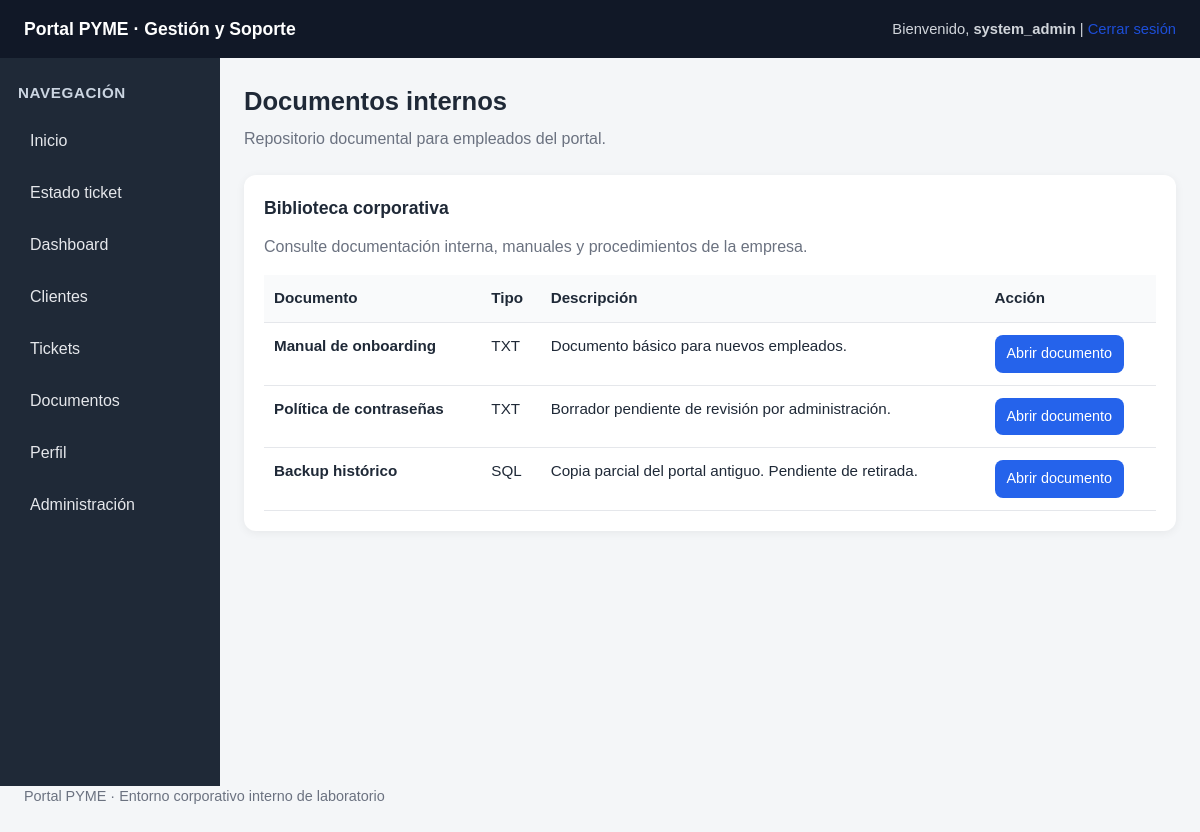
The app's page /app/portal_pyme/documentos.php (signed in) with its own data.
### tables this page shows
CREATE TABLE `documentos` (
  `id` int NOT NULL AUTO_INCREMENT,
  `nombre` varchar(160) NOT NULL,
  `tipo` varchar(40) NOT NULL,
  `descripcion` text NOT NULL,
  `ruta` varchar(255) NOT NULL,
  PRIMARY KEY (`id`)
);

### app/portal_pyme/documentos.php (the view, shortened to what this page needs)
<?php
include 'config/db.php';
include 'includes/header.php';
include 'includes/sidebar.php';
$result = $conn->query("SELECT * FROM documentos ORDER BY id ASC");
?>
<section class="page-header">
    <h2>Documentos internos</h2>
    <p>Repositorio documental para empleados del portal.</p>
</section>
<div class="card">
    <h3>Biblioteca corporativa</h3>
    <p class="muted">Consulte documentación interna, manuales y procedimientos de la empresa.</p>
    <div class="table-wrapper">
        <table>
            <tr>
                <th>Documento</th>
                <th>Tipo</th>
                <th>Descripción</th>
                <th>Acción</th>
            </tr>
            <?php if ($result && $result->num_rows > 0): ?>
                <?php while ($row = $result->fetch_assoc()): ?>
                    <tr>
                        <td>
                            <strong><?php echo htmlspecialchars($row['nombre']); ?></strong>
                        </td>
                        <td><?php echo htmlspecialchars($row['tipo']); ?></td>
                        <td><?php echo htmlspecialchars($row['descripcion']); ?></td>
                        <td>
                            <a class="btn-link" href="<?php echo htmlspecialchars($row['ruta']); ?>" target="_blank">
                                Abrir documento
                            </a>
                        </td>
                    </tr>
                <?php endwhile; ?>
            <?php else: ?>
                <tr>
                    <td colspan="4">No hay documentos disponibles.</td>
                </tr>
            <?php endif; ?>
        </table>
    </div>
</div>
<?php include 'includes/footer.php'; ?>

### app/portal_pyme/assets/css/style.css (style rules this page uses)
* { box-sizing: border-box; margin: 0; padding: 0; }
html, body { font-family: Arial, Helvetica, sans-serif; background: #f4f6f8; color: #1f2937; line-height: 1.5; }
body { min-width: 0; }
a { text-decoration: none; color: #1d4ed8; }
.page-header { margin-bottom: 24px; }
.page-header h2 { font-size: 1.6rem; margin-bottom: 6px; }
.page-header p { color: #6b7280; }
.card { background: white; border-radius: 12px; padding: 20px; margin-bottom: 20px; box-shadow: 0 2px 10px rgba(0,0,0,0.06); overflow-x: auto; }
.card h3 { margin-bottom: 14px; font-size: 1.1rem; }
.table-wrapper { width: 100%; overflow-x: auto; }
table { width: 100%; min-width: 700px; border-collapse: collapse; background: white; }
table th, table td { padding: 12px 10px; border-bottom: 1px solid #e5e7eb; text-align: left; vertical-align: top; }
table th { background: #f9fafb; font-size: 0.95rem; white-space: nowrap; }
table td { font-size: 0.95rem; }
.muted { color: #6b7280; margin-bottom: 16px; }
.btn-link { display: inline-block; background: #2563eb; color: #ffffff; padding: 8px 12px; border-radius: 8px; text-decoration: none; font-size: 0.9rem; }

### records on screen
documentos: nombre "Manual de onboarding", tipo "TXT", descripcion "Documento básico para nuevos empleados."
documentos: nombre "Política de contraseñas", tipo "TXT", descripcion "Borrador pendiente de revisión por administración."
documentos: nombre "Backup histórico", tipo "SQL", descripcion "Copia parcial del portal antiguo. Pendiente de retirada."

### other values on screen
$_SESSION['username'] "system_admin"
